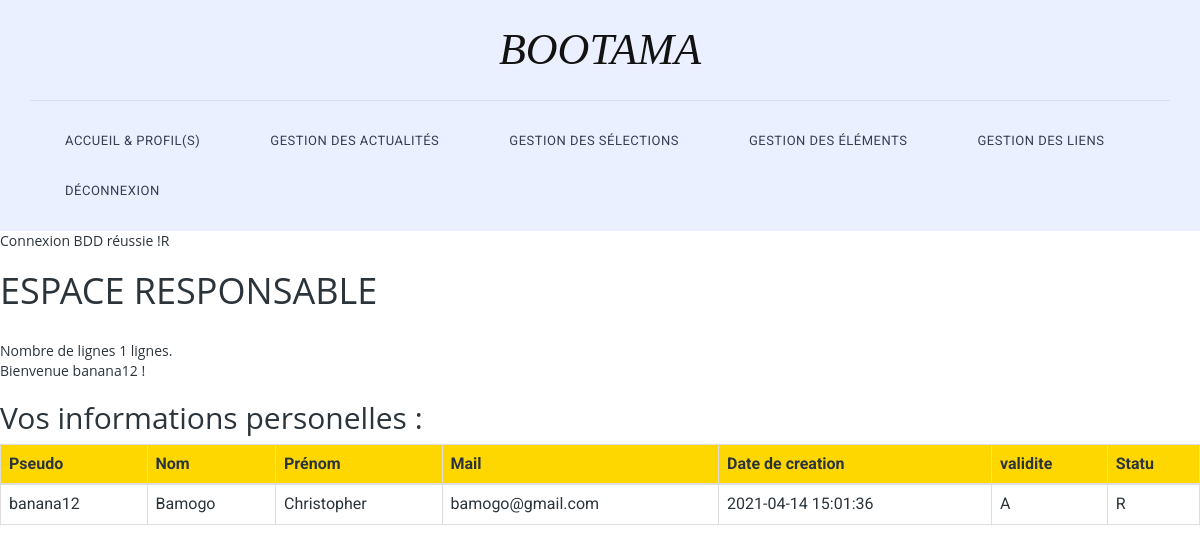
The app's page /v2/admin_accueil.php (signed in) with its own data.
### tables this page shows
CREATE TABLE `T_PROFIL_UTILISATEUR_PRO` (
  `CPT_PSEUDO` varchar(60) NOT NULL,
  `PRO_NOM` varchar(64) NOT NULL,
  `PRO_prenom` varchar(64) NOT NULL,
  `PRO_mail` varchar(200) NOT NULL,
  `PRO_DATE_CREATION` timestamp NOT NULL DEFAULT current_timestamp() ON UPDATE current_timestamp(),
  `PRO_validite` char(1) NOT NULL,
  `PRO_statu` char(1) NOT NULL
);

### v2/admin_accueil.php (the view, shortened to what this page needs)
  <html>
  <head>
<link rel="stylesheet" href="css/bootstrap.min.css">
<link rel="stylesheet" href="css/bootstrap-theme.min.css">
<link rel="stylesheet" href="css/fontAwesome.css">
<link rel="stylesheet" href="css/hero-slider.css">
<link rel="stylesheet" href="css/owl-carousel.css">
<link rel="stylesheet" href="css/templatemo-style.css">
</head>
<body>
  <div class="header">
    <div class="container">
      <a href="#" class="navbar-brand scroll-top">BOOTAMA</a>
      <nav class="navbar navbar-inverse" role="navigation">
        <div id="main-nav" class="collapse navbar-collapse">
          <ul class="nav navbar-nav">
            <li><a href="admin_accueil.php">Accueil
            & profil(s)</a></li>
            <li><a href="admin_actualite.php">Gestion des
            actualités</a></li>
            <li><a href="admin_selection.php">Gestion des sélections</a></li>
            <li><a href="admin_element.php">Gestion des éléments</a></li>
            <li><a href="admin_lien.php">Gestion des liens</a></li>
            <li><a href="deco.php">Déconnexion</a></li>
          </ul>
        </div>
      </nav>
    </div>
  </div>
  <?php
  $mysqli = new mysqli('localhost','zkonateas','xgsvsn4u','zfl2-zkonateas');
 echo ("Connexion BDD réussie !");
 if ($_SESSION['statut'] == 'A') {
  echo("<h1>ESPACE ADMINISTRATION</h1>");
$profil = "SELECT *
FROM T_PROFIL_UTILISATEUR_PRO
WHERE CPT_PSEUDO = '".$_SESSION['login']."';
";
$resultp = $mysqli->query($profil);
$row_cnt = $resultp->num_rows;
echo ("<br> ");
printf("Nombre de lignes %d lignes.\n", $row_cnt);
echo ("<br> ");
echo ("Bienvenue ");
echo ($_SESSION['login']);
echo (" ! ");
echo ("<br> ");
echo ("<h2>Vos informations personelles : </h2>");
if($resultp ->num_rows >0 ){
  ?>
  <table class="table table-bordered">
    <tr align="center" style="background-color:   #FFD700">
      <th>Pseudo</th>
      <th>Nom</th>
      <th>Prénom</th>
      <th>Mail</th>
      <th>Date de creation</th>
      <th>validite</th>
      <th>Statu</th>
    </tr>
    <tbody>
     <?php while($row1 = $resultp->fetch_assoc()) { ?>
      <tr>
        <td><?php echo $row1['CPT_PSEUDO'];  ?></td>
        <td><?php echo $row1['PRO_NOM'];  ?></td>
        <td><?php echo $row1['PRO_prenom'];  ?></td>
        <td><?php echo $row1['PRO_mail'];  ?></td>
        <td><?php echo $row1['PRO_DATE_CREATION'];  ?></td>
        <td><?php echo $row1['PRO_validite'];  ?></td>
        <td><?php echo $row1['PRO_statu'];  ?></td>
      </tr>
      <?php
    }
  }
  ?>
</tbody>
</table>
<?php
echo ("<h2>Tableau des autres utilisateurs : </h2>");
$sql ="SELECT *
FROM T_PROFIL_UTILISATEUR_PRO";
$result = $mysqli->query($sql);
if ($result->num_rows > 0) {
  ?>
  <table class="table table-striped">
    <tr align="center"  style="background-color:    #FFD700" >
      <th>Pseudo</th>
      <th>Nom</th>
      <th>Prénom</th>
      <th>Mail</th>
      <th>Date de creation</th>
      <th>validite</th>
      <th>Statu</th>
    </tr>
    <tbody>
     <?php while($row = $result->fetch_assoc()) { ?>
      <tr >
        <td><?php echo $row['CPT_PSEUDO'];  ?></td>
        <td><?php echo $row['PRO_NOM'];  ?></td>
        <td><?php echo $row['PRO_prenom'];  ?></td>
        <td><?php echo $row['PRO_mail'];  ?></td>
        <td><?php echo $row['PRO_DATE_CREATION'];  ?></td>
        <td><?php echo $row['PRO_validite'];  ?></td>
        <td><?php echo $row['PRO_statu'];  ?></td>
      </tr>
      <?php
    }
  }
  ?>
</tbody>
</table>
<center>
  <form action="compte_action.php" method="post">
    <fieldset>
      <legend>Activer/Désactiver un profil :</legend>
      <p>Le pseudo :
        <input type="text" name="pseudop" placeholder="pseudo"
        maxlength="20" required="required"/>
      </p>
      <div class="input-group mb-3">
        <div class="input-group-prepend">
          <div class="input-group-text">
           <input type="radio" name="genre" value="A"> Activer<br>
           <input type="radio" name="genre" value="D"> Désactiver<br>
         </div>
       </div>
     </fieldset>
                        <!--p>Mdp : <input type="password" name="mdp" /></p>
                          <p>Mdp : <input type="password" name="mdp2" placeholder="Merci de répeter votre mot de passe" /></p-->
                            <p><input type="submit" value="Valider"></p>
                          </form>
                        </center>
                        <?php
                      }
                      elseif ($_SESSION['statut'] == 'R') {
                       echo ($_SESSION['statut']);
                       echo("<h1>ESPACE RESPONSABLE</h1>");
$profil = "SELECT *
FROM T_PROFIL_UTILISATEUR_PRO
WHERE CPT_PSEUDO = '".$_SESSION['login']."';
";
$resultp = $mysqli->query($profil);
$row_cnt = $resultp->num_rows;
echo ("<br> ");
printf("Nombre de lignes %d lignes.\n", $row_cnt);
echo ("<br> ");
echo ("Bienvenue ");
echo ($_SESSION['login']);
echo (" ! ");
echo ("<br> ");
echo ("<h2>Vos informations personelles : </h2>");
if($resultp ->num_rows >0 ){
  ?>
  <table class="table table-bordered">
    <tr align="center" style="background-color:   #FFD700">
      <th>Pseudo</th>
      <th>Nom</th>
      <th>Prénom</th>
      <th>Mail</th>
      <th>Date de creation</th>
      <th>validite</th>
      <th>Statu</th>
    </tr>
    <tbody>
     <?php while($row1 = $resultp->fetch_assoc()) { ?>
      <tr>
        <td><?php echo $row1['CPT_PSEUDO'];  ?></td>
        <td><?php echo $row1['PRO_NOM'];  ?></td>
        <td><?php echo $row1['PRO_prenom'];  ?></td>
        <td><?php echo $row1['PRO_mail'];  ?></td>
        <td><?php echo $row1['PRO_DATE_CREATION'];  ?></td>
        <td><?php echo $row1['PRO_validite'];  ?></td>
        <td><?php echo $row1['PRO_statu'];  ?></td>
      </tr>
    </tbody>
  </table>
  <?php
}
}
}
?>
</body>
</html>

### v2/css/hero-slider.css (style rules this page uses)
*, *::after, *::before { -webkit-box-sizing: border-box; -moz-box-sizing: border-box; box-sizing: border-box; }
html { font-size: 62.5%; }
body { font-family: "Open Sans", sans-serif; color: #2c343b; background-color: #f2f2f2; }
a { color: #d44457; text-decoration: none; }

### v2/css/templatemo-style.css (style rules this page uses)
* { margin: 0; padding: 0; font-family: 'Roboto', arial, sans-serif; }
body { overflow-x: hidden; background-color: #fff; }
ul { list-style: none; margin: 0px; }
.header { width: 100%; padding: 0; z-index: 10000; transition: all 0.2s ease-in-out; background-color: #eaf0ff; text-align: center; }
.navbar-inverse .navbar-brand, .navbar-inverse .navbar-nav>li>a { text-shadow: none; }
.navbar-brand { font-family: 'Spectral', serif; font-size: 44px; color: #121212; font-style: italic; text-align: center; width: 100%; border-bottom: 1px solid #d8deed; position: relative; padding: 40px 0px; height: auto!important; }
#main-nav { padding: 15px 0px; float: right; position:relative; left:-50%; text-align: left; }
.nav { list-style:none; position:relative; left:50%; }
.navbar-nav li { margin: 0px 20px; }
.navbar-nav li a { font-family: 'Roboto', sans-serif; font-size: 13px; text-transform: uppercase; color: #363e50!important; letter-spacing: 0.5px; }
.navbar-inverse { background-image: none; background-color: transparent; }
.header .navbar { margin: 0; border: none; }

### records on screen
t_profil_utilisateur_pro: CPT_PSEUDO "banana12", PRO_NOM "Bamogo", PRO_prenom "Christopher", PRO_mail "bamogo@gmail.com", PRO_DATE_CREATION "2021-04-14 15:01:36", PRO_validite "A", PRO_statu "R"

### other values on screen
$_SESSION['statut'] "R"
$row_cnt "1"
$_SESSION['login'] "banana12"
